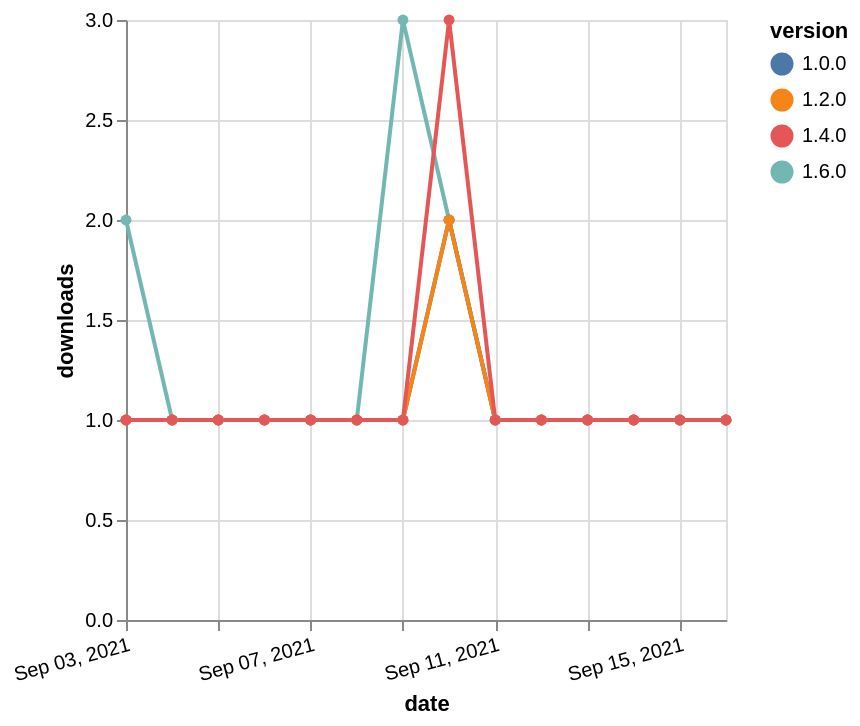

The Vega-Lite source for this figure:
### Vega-Lite specification from a JSON file in a GitHub repository (floating-point values rounded to 4 significant figures)
{"$schema": "https://vega.github.io/schema/vega-lite/v5.json", "description": "A simple bar chart with embedded data.", "data": {"values": [{"date": "2021-09-03", "total": 128, "delta": 2, "version": "1.6.0"}, {"date": "2021-09-04", "total": 129, "delta": 1, "version": "1.6.0"}, {"date": "2021-09-05", "total": 130, "delta": 1, "version": "1.6.0"}, {"date": "2021-09-06", "total": 131, "delta": 1, "version": "1.6.0"}, {"date": "2021-09-07", "total": 132, "delta": 1, "version": "1.6.0"}, {"date": "2021-09-08", "total": 133, "delta": 1, "version": "1.6.0"}, {"date": "2021-09-09", "total": 136, "delta": 3, "version": "1.6.0"}, {"date": "2021-09-10", "total": 138, "delta": 2, "version": "1.6.0"}, {"date": "2021-09-11", "total": 139, "delta": 1, "version": "1.6.0"}, {"date": "2021-09-12", "total": 140, "delta": 1, "version": "1.6.0"}, {"date": "2021-09-13", "total": 141, "delta": 1, "version": "1.6.0"}, {"date": "2021-09-14", "total": 142, "delta": 1, "version": "1.6.0"}, {"date": "2021-09-15", "total": 143, "delta": 1, "version": "1.6.0"}, {"date": "2021-09-16", "total": 144, "delta": 1, "version": "1.6.0"}, {"date": "2021-09-03", "total": 203, "delta": 1, "version": "1.0.0"}, {"date": "2021-09-04", "total": 204, "delta": 1, "version": "1.0.0"}, {"date": "2021-09-05", "total": 205, "delta": 1, "version": "1.0.0"}, {"date": "2021-09-06", "total": 206, "delta": 1, "version": "1.0.0"}, {"date": "2021-09-07", "total": 207, "delta": 1, "version": "1.0.0"}, {"date": "2021-09-08", "total": 208, "delta": 1, "version": "1.0.0"}, {"date": "2021-09-09", "total": 209, "delta": 1, "version": "1.0.0"}, {"date": "2021-09-10", "total": 211, "delta": 2, "version": "1.0.0"}, {"date": "2021-09-11", "total": 212, "delta": 1, "version": "1.0.0"}, {"date": "2021-09-12", "total": 213, "delta": 1, "version": "1.0.0"}, {"date": "2021-09-13", "total": 214, "delta": 1, "version": "1.0.0"}, {"date": "2021-09-14", "total": 215, "delta": 1, "version": "1.0.0"}, {"date": "2021-09-15", "total": 216, "delta": 1, "version": "1.0.0"}, {"date": "2021-09-16", "total": 217, "delta": 1, "version": "1.0.0"}, {"date": "2021-09-03", "total": 182, "delta": 1, "version": "1.2.0"}, {"date": "2021-09-04", "total": 183, "delta": 1, "version": "1.2.0"}, {"date": "2021-09-05", "total": 184, "delta": 1, "version": "1.2.0"}, {"date": "2021-09-06", "total": 185, "delta": 1, "version": "1.2.0"}, {"date": "2021-09-07", "total": 186, "delta": 1, "version": "1.2.0"}, {"date": "2021-09-08", "total": 187, "delta": 1, "version": "1.2.0"}, {"date": "2021-09-09", "total": 188, "delta": 1, "version": "1.2.0"}, {"date": "2021-09-10", "total": 190, "delta": 2, "version": "1.2.0"}, {"date": "2021-09-11", "total": 191, "delta": 1, "version": "1.2.0"}, {"date": "2021-09-12", "total": 192, "delta": 1, "version": "1.2.0"}, {"date": "2021-09-13", "total": 193, "delta": 1, "version": "1.2.0"}, {"date": "2021-09-14", "total": 194, "delta": 1, "version": "1.2.0"}, {"date": "2021-09-15", "total": 195, "delta": 1, "version": "1.2.0"}, {"date": "2021-09-16", "total": 196, "delta": 1, "version": "1.2.0"}, {"date": "2021-09-03", "total": 237, "delta": 1, "version": "1.4.0"}, {"date": "2021-09-04", "total": 238, "delta": 1, "version": "1.4.0"}, {"date": "2021-09-05", "total": 239, "delta": 1, "version": "1.4.0"}, {"date": "2021-09-06", "total": 240, "delta": 1, "version": "1.4.0"}, {"date": "2021-09-07", "total": 241, "delta": 1, "version": "1.4.0"}, {"date": "2021-09-08", "total": 242, "delta": 1, "version": "1.4.0"}, {"date": "2021-09-09", "total": 243, "delta": 1, "version": "1.4.0"}, {"date": "2021-09-10", "total": 246, "delta": 3, "version": "1.4.0"}, {"date": "2021-09-11", "total": 247, "delta": 1, "version": "1.4.0"}, {"date": "2021-09-12", "total": 248, "delta": 1, "version": "1.4.0"}, {"date": "2021-09-13", "total": 249, "delta": 1, "version": "1.4.0"}, {"date": "2021-09-14", "total": 250, "delta": 1, "version": "1.4.0"}, {"date": "2021-09-15", "total": 251, "delta": 1, "version": "1.4.0"}, {"date": "2021-09-16", "total": 252, "delta": 1, "version": "1.4.0"}]}, "width": "container", "mark": {"type": "line", "point": {"filled": true}}, "encoding": {"x": {"field": "date", "type": "temporal", "timeUnit": "yearmonthdate", "title": "date", "axis": {"labelAngle": -15}}, "y": {"field": "delta", "type": "quantitative", "title": "downloads"}, "color": {"field": "version", "type": "nominal"}, "tooltip": {"field": "delta"}}}
